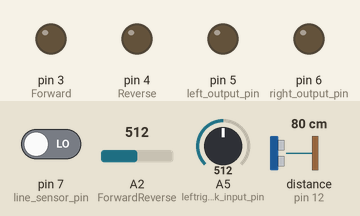
Recording of a sketch running on a simulated Arduino Uno, built with avr-gcc and run on an emulated ATmega328P. Shown: output pins drawn as LEDs (lit = HIGH). The test bench sets the inputs (shaded band); at power-on: A2 (ForwardReverse) = 512, A5 (leftright_joystick_input_pin) = 512, pin 7 (line_sensor_pin) LOW, distance to the obstacle (sensor on pin 12) 80 cm. The echo pulse lasts 58.3 µs per cm.

Above: at 1.2 s.
1.3 s: A2 (ForwardReverse) set to 742
2.8 s: A2 (ForwardReverse) set to 758
At 3.6 s:
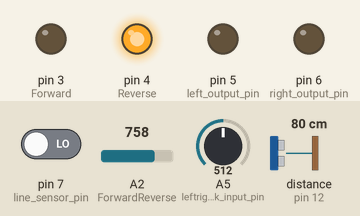
4.3 s: A5 (leftright_joystick_input_pin) set to 264
5.8 s: A5 (leftright_joystick_input_pin) set to 231
At 6.2 s:
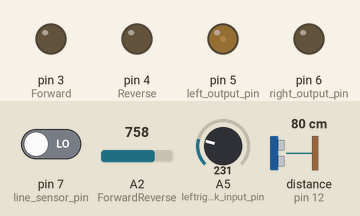
7.4 s: A5 (leftright_joystick_input_pin) set to 910
At 8.1 s:
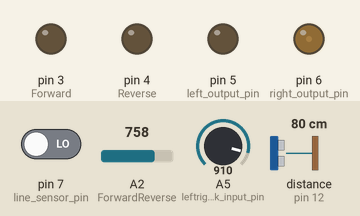
Timing chart, 0 to 9.9 s (numbered marks = the images above; inputs shaded):
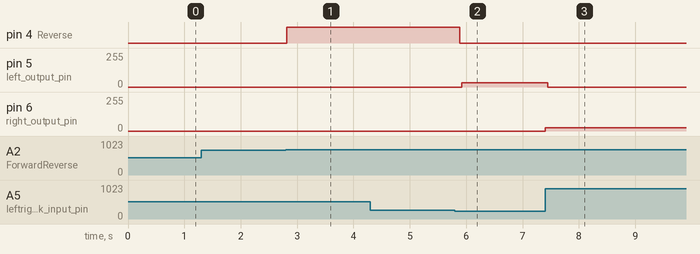

Measured:
- the behaviour switches between 750 and 751 on A2 (ForwardReverse) (found by bisection; images 0 and 1)
- the behaviour switches between 250 and 249 on A5 (leftright_joystick_input_pin) (found by bisection; images 1 and 2)
- after the input at 1.3 s, every drawn part: stays the same
- after the input at 2.8 s, pin 4 (Reverse): LOW → HIGH at once
- after the input at 5.8 s, pin 4 (Reverse): HIGH → LOW after 0.08 s; pin 5 (left_output_pin): 0/255 → 33/255 after 0.12 s
- after the input at 7.4 s, pin 5 (left_output_pin): 33/255 → 0/255 at once; pin 6 (right_output_pin): 0/255 → 25/255 at once

The sketch:

Forward_Reverse_and_Left_Right.ino
```cpp
#include <NewPing.h>

int PING_PIN = 12;  // Arduino pin tied to both trigger and echo pins on the ultrasonic sensor.
# define MAX_DISTANCE 100 // Maximum distance we want to ping for (in centimeters). Maximum sensor distance is rated at 400-500cm.
int ForwardReverse = A2; // Analog value from joystick.
int Forward = 3;
int Reverse = 4;
int y = 1;
int leftright_joystick_input_pin = A5;
int left_output_pin = 5;
int right_output_pin = 6;
int joystick_value = 1;
int line_sensor_pin = 7;
int line_sensor_value = 0;
int turned_right = 0;
int turned_left = 0;

NewPing sonar(PING_PIN, PING_PIN, MAX_DISTANCE); // NewPing setup of pin and maximum distance.
unsigned int uS = sonar.ping(); // Send ping, get ping time in microseconds (uS).

void setup() {

  //Serial.begin(115200); // Open serial monitor at 115200 baud to see ping results.
  Serial.begin(9600);
  pinMode(ForwardReverse,INPUT);
  pinMode(Forward, OUTPUT);
  pinMode(Reverse, OUTPUT);
  pinMode(leftright_joystick_input_pin, INPUT);
  pinMode(left_output_pin, OUTPUT);
  pinMode(right_output_pin, OUTPUT);
  pinMode(line_sensor_pin,INPUT);

}

void settozero(){

  digitalWrite(Forward, LOW);
  digitalWrite(Reverse, LOW);
  digitalWrite(right_output_pin, LOW);
  digitalWrite(left_output_pin, LOW);

}

void loop() {
delay(250);                      // Wait 50ms between pings (about 20 pings/sec). 29ms should be the shortest delay between pings.
uS = sonar.ping();              // Send ping, get ping time in microseconds (uS).
y = analogRead(ForwardReverse);
joystick_value = analogRead(leftright_joystick_input_pin);

settozero();


if (y < 380){  // stick position go forward

  digitalWrite(Forward,HIGH);
  if (MAX_DISTANCE < uS )  digitalWrite(Forward,LOW);

}

if (y >= 380 && y <= 750 ){ // medum rang no go
    // put the parking break on ???
  }

if (y > 750 ){ // reverse

  digitalWrite(Reverse, HIGH);
}

while (joystick_value < 250) {
   joystick_value = analogRead(leftright_joystick_input_pin);
   digitalWrite (left_output_pin, HIGH);
   turned_left = 1;
  settozero();
}


   if(turned_left > 0){
   line_sensor_value = digitalRead(line_sensor_pin);
      while(line_sensor_value > 0)
      {
        digitalWrite(right_output_pin, HIGH);
        line_sensor_value = digitalRead(line_sensor_pin);
        //Serial.println(digitalRead(line_sensor_pin));
        //Serial.println("adjusting Right");
      }
    turned_left = 0;
   }


while(joystick_value > 900) {
   joystick_value = analogRead(leftright_joystick_input_pin);
   digitalWrite (right_output_pin, HIGH);
   turned_right = 1;
   settozero();
}


 if (turned_right > 0){
    line_sensor_value = digitalRead(line_sensor_pin);
    while(line_sensor_value > 0)
    {
      digitalWrite(left_output_pin, HIGH);
      line_sensor_value = digitalRead(line_sensor_pin);
      //Serial.println(digitalRead(line_sensor_pin));
      //Serial.println("adjusting Left");
    }
    turned_right = 0;
   }


//Serial.print ("LeftRight = ");
//Serial.println (joystick_value);
//Serial.print ("ForwardReverse = ");
//Serial.println (y);
}


//  while(joystick_value < 250){
//      joystick_value = analogRead(leftright_joystick_input_pin);
//      digitalWrite(left_output_pin,HIGH);
//      turned_left=1;
//      }
//
//  settozero();
  //Serial.print("turn left value:");
 //Serial.println(turned_left);
//  if(turned_left > 0)
//  {
//    line_sensor_value = digitalRead(line_sensor_pin);
//    while(line_sensor_value > 0)
//    {
//      digitalWrite(right_output_pin, HIGH);
//      line_sensor_value = digitalRead(line_sensor_pin);
//      //Serial.println(digitalRead(line_sensor_pin));
//      //Serial.println("adjusting Right");
//    }
//    turned_left = 0;
//  }
//
//  settozero();

//  while ( joystick_value > 900){
//      joystick_value = analogRead(leftright_joystick_input_pin);
//      digitalWrite(right_output_pin, HIGH);
//      turned_right=1;
//    }
//
//  settozero();

//  if(turned_right > 0)
//  {
//    line_sensor_value = digitalRead(line_sensor_pin);
//    while(line_sensor_value > 0)
//    {
//      digitalWrite(left_output_pin, HIGH);
//      line_sensor_value = digitalRead(line_sensor_pin);
//    }
//    turned_right = 0;
//  }

//  }
//}
```
